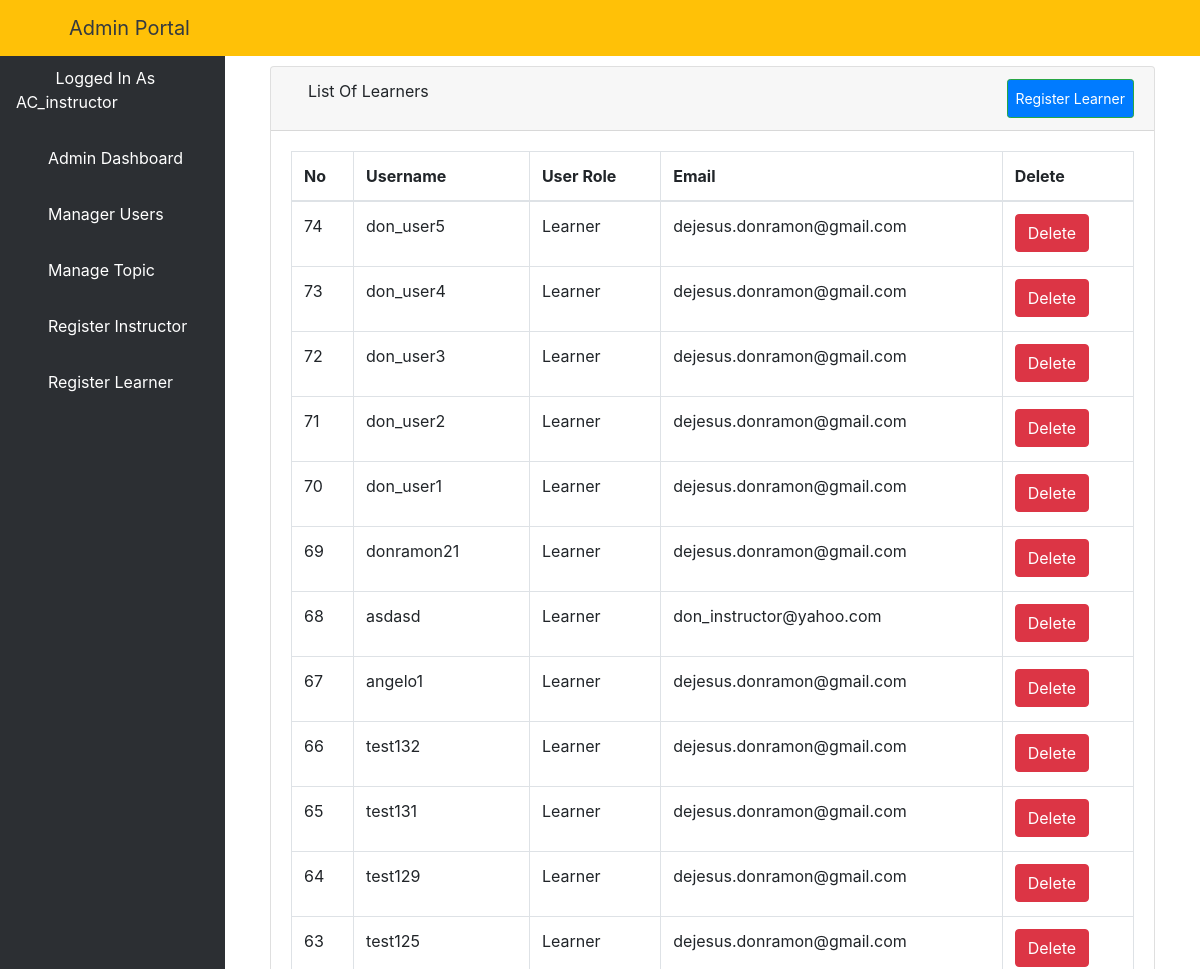
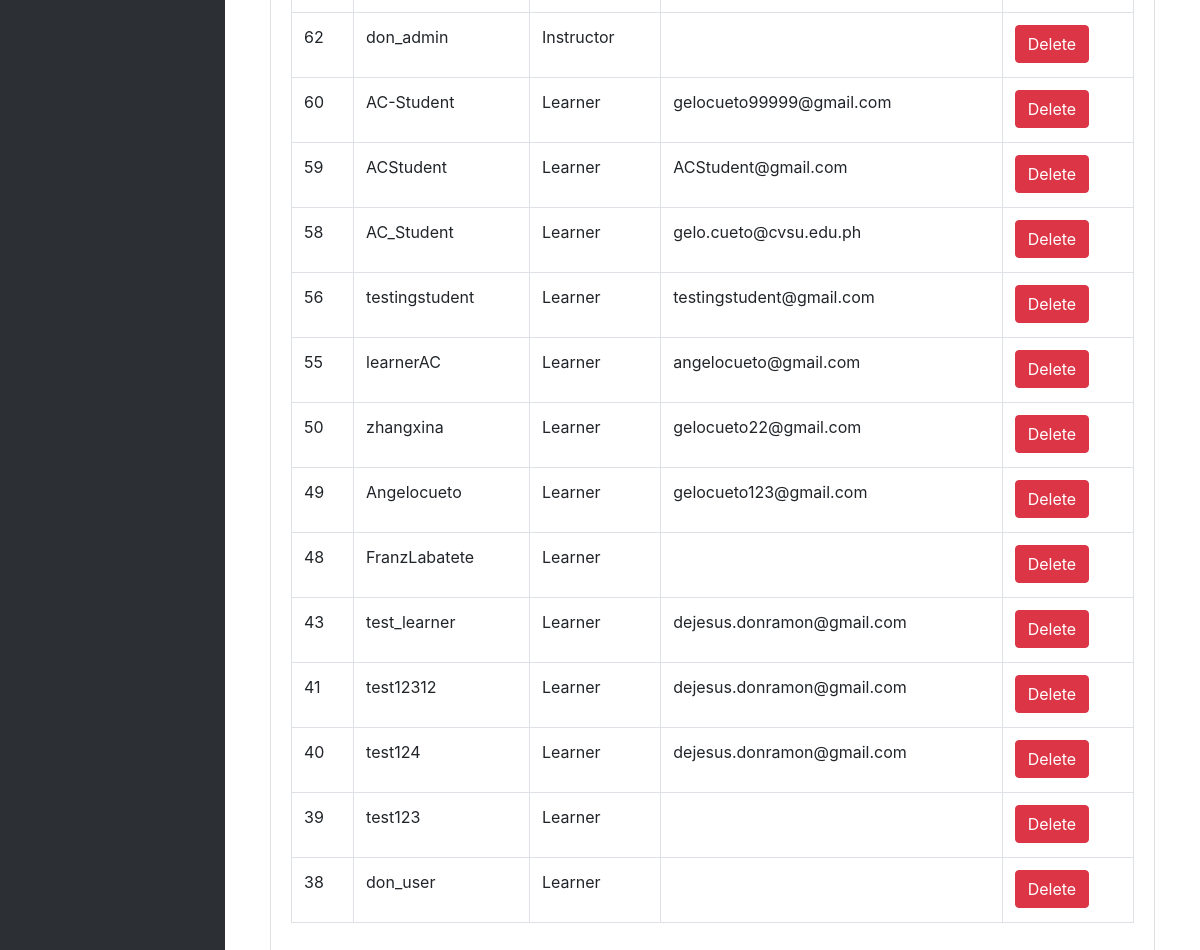
Screenshot of /learners/ (signed in) with the database file from the repository (2 pictures, top to bottom).
### elearn/models.py (models this page shows)
class User(AbstractUser):
    is_learner = models.BooleanField(default=False)
    is_instructor = models.BooleanField(default=False)
    is_admin = models.BooleanField(default=False)

### elearn/views.py (the view)
# urls.py: path('learners/', views.ListLearnerView.as_view(), name='learners'),  # delete if wrong
class ListLearnerView(LoginRequiredMixin, ListView):  # delete if wrong
    model = User
    template_name = 'dashboard/admin/list_learner.html'
    context_object_name = 'users'
    paginated_by = 10
    def get_queryset(self):
        return User.objects.filter(is_instructor=0, is_admin=0).order_by('-id')  # hanggang dito

### elearn/templates/dashboard/admin/list_learner.html (shortened to what this page needs)
{% extends 'dashboard/admin/base.html' %}
{% block body %}
    <div class="container-fluid">
        <div class="row">
            <div class="col-12 mb-3">
                <div class="col-12 mb-3">
                    <div id="content-wrapper">
                        <div class="container-fluid">
                            <div class="card mb-3">
                                <div class="card-header">
                                    <i class="fas fa-table"></i>
                                    List Of Learners
                                    <a class="btn btn-sm btn-success" href="{% url 'addlearner' %}"
                                       style="padding: 8px; float: right; background-color: #007bff; color: white;">Register
                                        Learner</a>
                                </div>
                                <div class="card-body">
                                    <div class="table-responsive">
                                        <table class="table table-bordered" id="dataTable" width="100%" cellspacing="0">
                                            <thead>
                                            <tr>
                                                <th>No</th>
                                                <th>Username</th>
                                                <th>User Role</th>
                                                <th>Email</th>
                                                <th>Delete</th>
                                            </tr>
                                            </thead>
                                            <tbody>
                                            {% if users %}
                                                {% for user in users %}
                                                    <tr>
                                                        <td>{{ user.id }}</td>
                                                        <td>{{ user.username }}</td>
                                                        <td>{% if user.is_learner == True %}
                                                            <p>Learner</p>
                                                        {% elif user.is_admin == True %}
                                                            <p>Admin</p>
                                                        {% else %}
                                                            <p>Instructor</p>
                                                        {% endif %}
                                                        </td>
                                                        <td>{{ user.email }}</td>
                                                        <td>
                                                            <a href="{% url 'aduser' user.pk %}">
                                                                <button type="button" class="btn btn-danger"> Delete
                                                                </button>
                                                            </a></td>
                                                    </tr>
                                                {% endfor %}
                                            {% endif %}
                                            </tbody>
                                        </table>
                                    </div>
                                </div>
                            </div>
                        </div>
                    </div>
                </div>
            </div>
        </div>
    </div>
{% endblock %}

### elearn/templates/dashboard/admin/base.html (shortened to what this page needs)
<!DOCTYPE html>
<html lang="en">
<head>
    {% load static %}
    <link href="{% static 'vendor/fontawesome-free/css/all.min.css' %}" rel="stylesheet" type="text/css">
    <link href="{% static 'vendor/datatables/dataTables.bootstrap4.css' %}" rel="stylesheet">
    <link href="{% static 'css/sb-admin.css' %}" rel="stylesheet">
</head>
<body id="page-top">
<nav class="navbar navbar-expand navbar-dark bg-warning fixed-top">
    <button class="btn btn-link btn-sm text-dark order-1 order-sm-0" id="sidebarToggle" href="#">
        <i class="fas fa-bars"></i>
    </button>
    <a class="navbar-brand ml-4 text-dark" href="{% url 'dashboard' %}">Admin Portal</a>
    <ul class="navbar-nav ml-auto ml-md-0">
        <li class="nav-item dropdown no-arrow">
            <a class="nav-link dropdown-toggle" href="#" id="userDropdown" role="button" data-toggle="dropdown"
               aria-haspopup="true" aria-expanded="false">
                <i class="fas fa-user-circle fa-fw text-dark mr-3"></i>
            </a>
        </li>
    </ul>
</nav>
<div id="wrapper" style="padding-top: 50px;">
    <ul class="sidebar navbar-nav">
         <li class="nav-item active">
            <a class="nav-link" href="{% url 'dashboard' %}">
                <i class="fas fa-user-circle fa-fw text-warning"></i>
                <span>Logged In As {{ user.username }}</span>
            </a>
        </li>
        <li class="nav-item active">
            <a class="nav-link" href="{% url 'dashboard' %}">
                <i class="fa fa-home" aria-hidden="true"></i>
                <span>Admin Dashboard</span>
            </a>
        </li>
        <li class="nav-item">
            <a class="nav-link" href="{% url 'aluser' %}">
                <i class="fas fa-users"></i>
                <span style="color: white">Manager Users</span>
            </a>
        </li>
        <li class="nav-item dropdown no-arrow">
            <a class="nav-link dropdown-toggle" data-toggle="dropdown" aria-haspopup="true" aria-expanded="false"
               href="">
                <i class="fas fa-bell"></i>
                <span style="color: white">Manage Topic</span>
            </a>
        </li>
        <li class="nav-item">
            <a class="nav-link" href="{% url 'isign' %}">
                <i class="fas fa-chalkboard-teacher"></i>
                <span style="color: white">Register Instructor</span>
            </a>
        </li>
        <li class="nav-item">
            <a class="nav-link" href="{% url 'addlearner' %}">
                <i class="fas fa-user-graduate"></i>
                <span style="color: white">Register Learner</span>
            </a>
        </li>
    </ul>
    {% block body %}{% endblock %}
</div>

### rows the page displays
User: username "AC_instructor"
User: id "74", username "don_user5", is_learner "Learner", email "dejesus.donramon@gmail.com"
User: id "73", username "don_user4", is_learner "Learner", email "dejesus.donramon@gmail.com"
User: id "72", username "don_user3", is_learner "Learner", email "dejesus.donramon@gmail.com"
User: id "71", username "don_user2", is_learner "Learner", email "dejesus.donramon@gmail.com"
User: id "70", username "don_user1", is_learner "Learner", email "dejesus.donramon@gmail.com"
User: id "69", username "donramon21", is_learner "Learner", email "dejesus.donramon@gmail.com"
User: id "68", username "asdasd", is_learner "Learner", email "don_instructor@yahoo.com"
User: id "67", username "angelo1", is_learner "Learner", email "dejesus.donramon@gmail.com"
User: id "66", username "test132", is_learner "Learner", email "dejesus.donramon@gmail.com"
User: id "65", username "test131", is_learner "Learner", email "dejesus.donramon@gmail.com"
User: id "64", username "test129", is_learner "Learner", email "dejesus.donramon@gmail.com"
User: id "63", username "test125", is_learner "Learner", email "dejesus.donramon@gmail.com"
User: id "62", username "don_admin", is_learner "Instructor"
User: id "60", username "AC-Student", is_learner "Learner", email "gelocueto99999@gmail.com"
User: id "59", username "ACStudent", is_learner "Learner", email "ACStudent@gmail.com"
User: id "58", username "AC_Student", is_learner "Learner", email "gelo.cueto@cvsu.edu.ph"
User: id "56", username "testingstudent", is_learner "Learner", email "testingstudent@gmail.com"
User: id "55", username "learnerAC", is_learner "Learner", email "angelocueto@gmail.com"
User: id "50", username "zhangxina", is_learner "Learner", email "gelocueto22@gmail.com"
User: id "49", username "Angelocueto", is_learner "Learner", email "gelocueto123@gmail.com"
User: id "48", username "FranzLabatete", is_learner "Learner"
User: id "43", username "test_learner", is_learner "Learner", email "dejesus.donramon@gmail.com"
User: id "41", username "test12312", is_learner "Learner", email "dejesus.donramon@gmail.com"
User: id "40", username "test124", is_learner "Learner", email "dejesus.donramon@gmail.com"
User: id "39", username "test123", is_learner "Learner"
User: id "38", username "don_user", is_learner "Learner"
